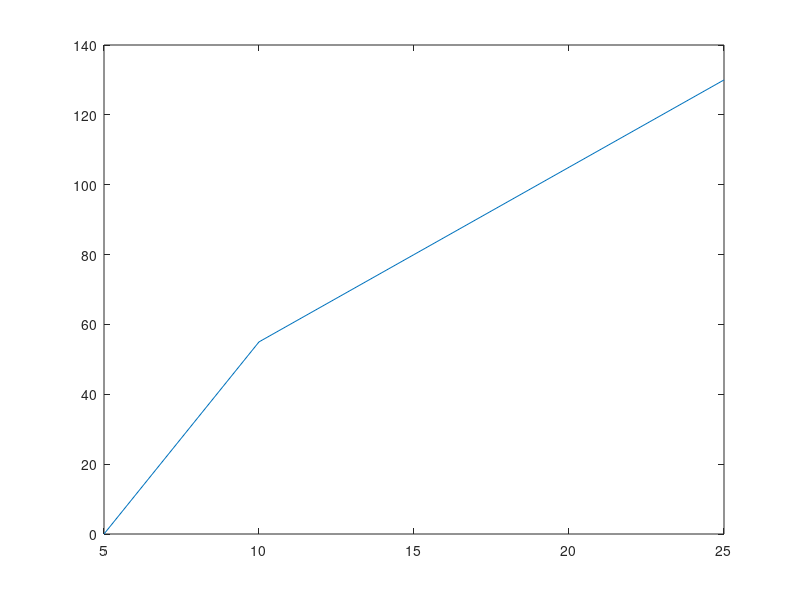

MATLAB code for this plot:
function plot_retta

clc

disp("Questo Script Disegna Una Retta Dall'Equazione Data")
disp("")

% Inserimento Coefficenti
m=input("Inserisci Il Coefficente Angolare : ")
q=input("Inserisci Il Termine Noto : ")

% Punto Iniziale
x(1)=input("Inserisci Il Valore Iniziale Della Funzione : ");

% Numero Di Punti Rappresentati
do
	punti=input("Inserisci Il Numero Di Punti Da Rappresentare : ");
until punti>0

% Passo
do
	passo=input("Inserisci Il Passo Della Funzione : ");
until passo>0

% Calcolo Punti
for s=2:punti
	x(s)=x(s-1)+passo;
	y(s)=m*x(s)+q;
end

% Grafico
plot (x,y,"-")

endfunction
